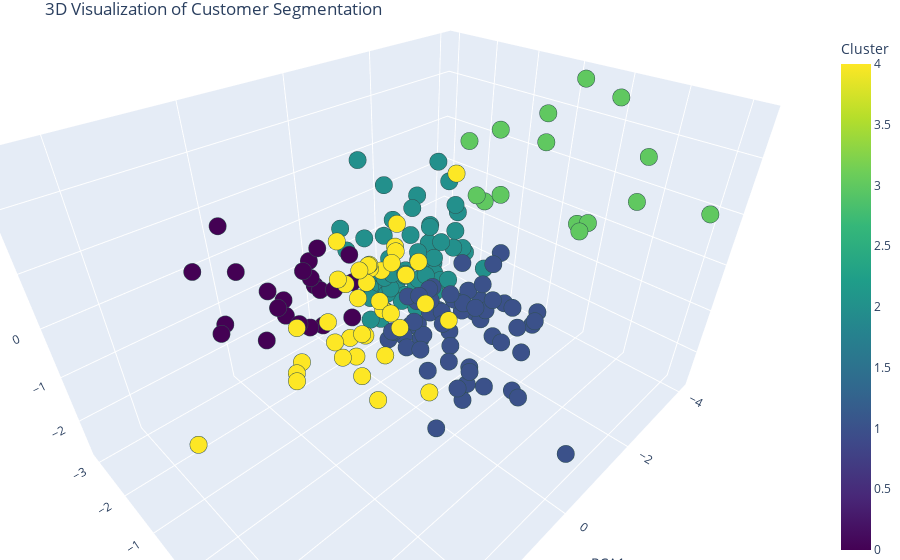

The code cell stored with this chart in its notebook:
### Code cell
import plotly.express as px

# Create a DataFrame for PCA components and clusters
scatter_data = clustering_data[['PCA1', 'PCA2', 'PCA3', 'Cluster', 'CustomerID']].copy()

# Create an interactive 3D scatter plot
fig = px.scatter_3d(
    scatter_data,
    x='PCA1',
    y='PCA2',
    z='PCA3',
    color='Cluster',
    hover_data=['CustomerID'],
    title="3D Visualization of Customer Segmentation",
    color_continuous_scale='Viridis'
)

# Customize layout
fig.update_traces(marker=dict(size=6, line=dict(width=0.5, color='DarkSlateGrey')))
fig.update_layout(
    scene=dict(
        xaxis_title='PCA1',
        yaxis_title='PCA2',
        zaxis_title='PCA3',
    ),
    legend_title="Cluster",
    margin=dict(l=0, r=0, b=0, t=30)
)

# Show the plot
fig.show()

### Figure 1 — Plotly figure (JSON) as saved in the notebook; plotly's stock layout.template omitted (floating-point values rounded to 4 significant figures; data arrays with more than 128 entries replaced by an {"elided": "..."} marker saying what was removed)
{"data": [{"customdata": {"elided": "199x1 str values"}, "hovertemplate": "PCA1=%{x}<br>PCA2=%{y}<br>PCA3=%{z}<br>CustomerID=%{customdata[0]}<br>Cluster=%{marker.color}<extra></extra>", "legendgroup": "", "marker": {"color": {"elided": "199 int values"}, "coloraxis": "coloraxis", "line": {"color": "DarkSlateGrey", "width": 0.5}, "size": 6, "symbol": "circle"}, "mode": "markers", "name": "", "scene": "scene", "showlegend": false, "type": "scatter3d", "x": {"elided": "199 float values"}, "y": {"elided": "199 float values"}, "z": {"elided": "199 float values"}}], "layout": {"autosize": true, "coloraxis": {"colorbar": {"title": {"text": "Cluster"}}, "colorscale": [[0, "#440154"], [0.1111, "#482878"], [0.2222, "#3e4989"], [0.3333, "#31688e"], [0.4444, "#26828e"], [0.5556, "#1f9e89"], [0.6667, "#35b779"], [0.7778, "#6ece58"], [0.8889, "#b5de2b"], [1, "#fde725"]]}, "legend": {"title": {"text": "Cluster"}, "tracegroupgap": 0}, "margin": {"b": 0, "l": 0, "r": 0, "t": 30}, "scene": {"aspectmode": "auto", "aspectratio": {"x": 1.309, "y": 0.9448, "z": 0.8085}, "camera": {"center": {"x": 0, "y": 0, "z": 0}, "eye": {"x": 0.8632, "y": 0.8632, "z": 0.8632}, "projection": {"type": "perspective"}, "up": {"x": 0, "y": 0, "z": 1}}, "domain": {"x": [0, 1], "y": [0, 1]}, "xaxis": {"title": {"text": "PCA1"}, "type": "linear"}, "yaxis": {"title": {"text": "PCA2"}, "type": "linear"}, "zaxis": {"title": {"text": "PCA3"}, "type": "linear"}}, "title": {"text": "3D Visualization of Customer Segmentation"}}}
